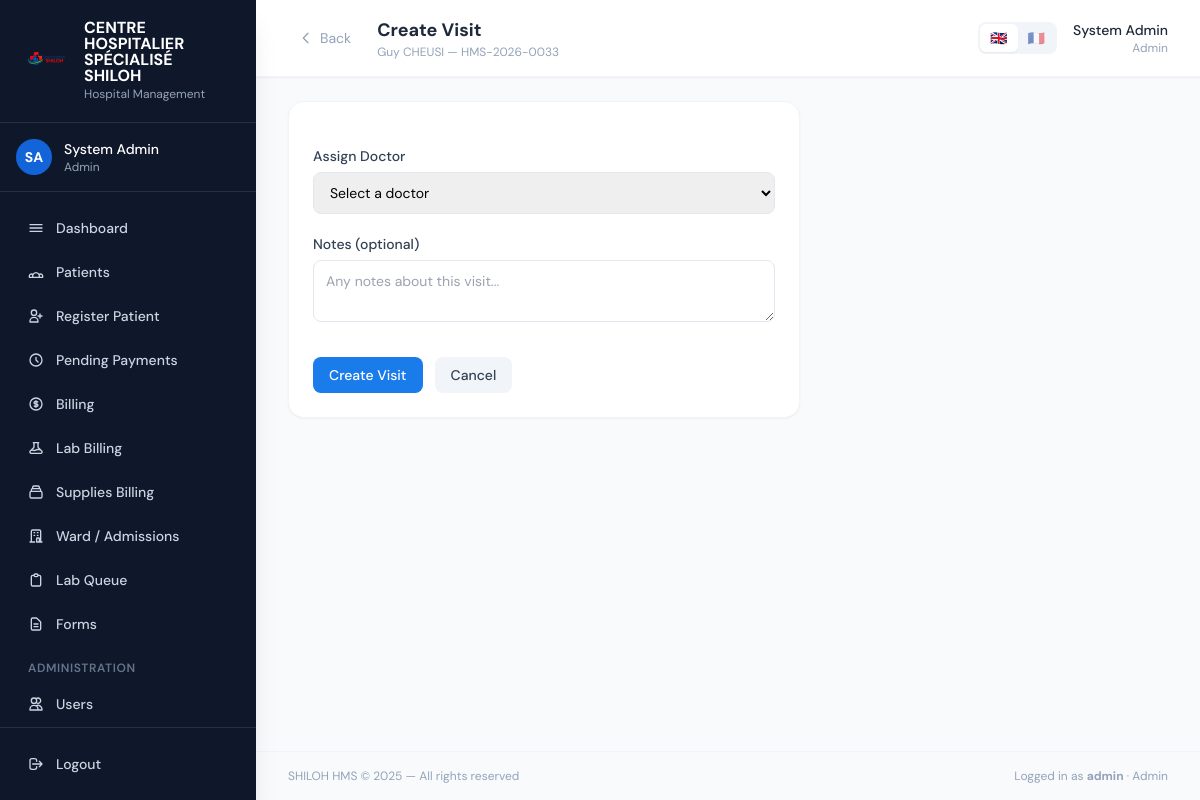
/patients/64/visit/create/ (signed in), run on the app's committed database.
### core/models.py (models this page shows, shortened)
class HospitalSettings(models.Model):
    hospital_name = models.CharField(
        max_length=200, default='Hospital',
        help_text="Hospital name shown on receipts and the login page"
    )
    logo = models.ImageField(
        upload_to='hospital_logo/', null=True, blank=True,
        help_text="Logo shown on login page, receipts, and as favicon"
    )
    logo_size = models.CharField(
        max_length=10, choices=LogoSize.choices, default=LogoSize.MEDIUM,
        help_text="Display size of the logo on the login page and sidebar"
    )
    consultation_fee = models.DecimalField(
        max_digits=12, decimal_places=2, default=0,
        help_text="Standard consultation fee in CDF"
    )
    fixed_fee = models.DecimalField(
        max_digits=14, decimal_places=2, default=46136.71,
        help_text="Fixed administrative fee in CDF added to every bill"
    )
    currency = models.CharField(
        max_length=10, default='CDF',
        help_text="Primary currency code or symbol (e.g. CDF, RWF, KES)"
    )
    language = models.CharField(
        max_length=10,
        choices=[('en', 'English'), ('fr', 'Français')],
        default='en',
        help_text="System-wide display language for all users"
    )
    updated_at = models.DateTimeField(auto_now=True)
    updated_by = models.ForeignKey(
        'User', null=True, blank=True, on_delete=models.SET_NULL, related_name='settings_updated'
    )
    class Meta:
        verbose_name = "Hospital Settings"
    @classmethod
    def get(cls):
        obj, _ = cls.objects.get_or_create(pk=1)
        return obj

class User(AbstractUser):
    role = models.CharField(max_length=20, choices=Role.choices, default=Role.RECEPTIONIST)
    specialty = models.CharField(
        max_length=30, choices=Specialty.choices, blank=True, default='',
        help_text="Only applicable for doctors"
    )
    phone = models.CharField(max_length=20, blank=True)
    is_deleted = models.BooleanField(default=False)
    must_change_password = models.BooleanField(default=False)
    preferred_language = models.CharField(
        max_length=5, choices=Language.choices, blank=True, default='',
        help_text="If blank, the hospital's default system language is used."
    )
    created_by = models.ForeignKey(
        'self', null=True, blank=True, on_delete=models.SET_NULL, related_name='created_users'
    )

### patients/models.py (models this page shows, shortened)
class Patient(models.Model):
    patient_id = models.CharField(max_length=20, unique=True, editable=False)
    full_name = models.CharField(max_length=200)
    age = models.PositiveIntegerField()
    gender = models.CharField(max_length=1, choices=Gender.choices)
    phone = models.CharField(max_length=20)
    address = models.TextField()
    insurance = models.ForeignKey(Insurance, null=True, blank=True, on_delete=models.SET_NULL)
    registered_by = models.ForeignKey(User, on_delete=models.SET_NULL, null=True, related_name='registered_patients')
    is_deleted = models.BooleanField(default=False)
    created_at = models.DateTimeField(auto_now_add=True)
    updated_at = models.DateTimeField(auto_now=True)
    class Meta:
        ordering = ['-created_at']

### patients/views.py (the view, shortened to what this page needs)
# urls.py: path('<int:patient_pk>/visit/create/', views.visit_create, name='visit_create'),
@role_required('receptionist', 'admin')
def visit_create(request, patient_pk):
    patient = get_object_or_404(Patient, pk=patient_pk, is_deleted=False)
    doctors = User.objects.filter(role=Role.DOCTOR, is_active=True, is_deleted=False)
    return render(request, 'patients/visit_form.html', {'patient': patient, 'doctors': doctors})

### templates/patients/visit_form.html (shortened to what this page needs)
{% extends 'base.html' %}
{% load i18n %}
{% block page_title %}Create Visit{% endblock %}
{% block page_subtitle %}{{ patient.full_name }} — {{ patient.patient_id }}{% endblock %}
{% block content %}
<div class="max-w-lg">
<div class="card">
  <form method="post" class="space-y-5">
    <div>
      <label class="form-label">Assign Doctor</label>
      <select name="doctor" required class="form-input">
        <option value="">Select a doctor</option>
      </select>
    </div>
    <div>
      <label class="form-label">Notes (optional)</label>
      <textarea name="notes" class="form-input" rows="2" placeholder="Any notes about this visit..."></textarea>
    </div>
    <div class="flex gap-3 pt-2">
      <button type="submit" class="btn-primary">Create Visit</button>
      <a href="{% url 'patient_detail' pk=patient.pk %}" class="btn-secondary">Cancel</a>
    </div>
  </form>
</div>
</div>
{% endblock %}

### templates/base.html (shortened to what this page needs)
{% load i18n %}<!DOCTYPE html>
<html lang="{{ request.LANGUAGE_CODE|default:'en' }}">
<head>
  <script src="https://cdn.tailwindcss.com"></script>
</head>
<body class="bg-slate-50 min-h-screen flex">
{% if user.is_authenticated %}
<aside class="w-64 h-screen bg-slate-900 flex flex-col fixed top-0 left-0 z-40 shadow-xl overflow-hidden">
  <div class="px-6 py-5 border-b border-white/10">
    <div class="flex items-center gap-3">
      {% if hospital_logo_url %}
      <img src="{{ hospital_logo_url }}" alt="{{ hospital_name }}"
           style="width:{{ logo_size_px }};height:{{ logo_size_px }};max-width:48px;max-height:48px"
           class="object-contain rounded-xl shrink-0" />
      {% endif %}
      <div>
        <div class="text-white font-bold text-base leading-none">{{ hospital_name|upper }}</div>
        <div class="text-slate-400 text-xs mt-0.5">{% trans "Hospital Management" %}</div>
      </div>
    </div>
  </div>
  <div class="px-4 py-4 border-b border-white/10">
    <div class="flex items-center gap-3">
      <div class="w-9 h-9 bg-brand-700 rounded-full flex items-center justify-center text-white text-sm font-bold">
        {{ user.first_name|first|upper }}{{ user.last_name|first|upper }}
      </div>
      <div class="flex-1 min-w-0">
        <div class="text-white text-sm font-medium truncate">{{ user.get_full_name }}</div>
        <div class="text-slate-400 text-xs capitalize">{{ user.get_role_display }}</div>
      </div>
    </div>
  </div>
  <nav class="flex-1 px-3 py-4 space-y-1 overflow-y-auto">
    <a href="{% url 'dashboard' %}" class="sidebar-link {% if request.resolver_match.url_name == 'dashboard' %}active{% endif %}">
      <svg class="w-4 h-4" fill="none" viewBox="0 0 24 24" stroke="currentColor"><path stroke-linecap="round" stroke-linejoin="round" stroke-width="2" d="M3 7h18M3 12h18M3 17h18"/></svg>
      {% trans "Dashboard" %}
    </a>
    {% if user.role != 'accountant' and user.role != 'lab_technician' %}
    <a href="{% url 'patient_list' %}" class="sidebar-link {% if 'patient' in request.resolver_match.url_name %}active{% endif %}">
      {% trans "Patients" %}
    </a>
    {% endif %}
    {% if user.role == 'receptionist' or user.role == 'admin' %}
    <a href="{% url 'patient_register' %}" class="sidebar-link {% if request.resolver_match.url_name == 'patient_register' %}active{% endif %}">
      <svg class="w-4 h-4" fill="none" viewBox="0 0 24 24" stroke="currentColor"><path stroke-linecap="round" stroke-linejoin="round" stroke-width="2" d="M18 9v3m0 0v3m0-3h3m-3 0h-3m-2-5a4 4 0 11-8 0 4 4 0 018 0zM3 20a6 6 0 0112 0v1H3v-1z"/></svg>
      {% trans "Register Patient" %}
    </a>
    {% endif %}
    {% if user.role == 'accountant' or user.role == 'admin' %}
    <a href="{% url 'pending_billing_list' %}" class="sidebar-link {% if 'pending_billing' in request.resolver_match.url_name %}active{% endif %}">
      <svg class="w-4 h-4" fill="none" viewBox="0 0 24 24" stroke="currentColor"><path stroke-linecap="round" stroke-linejoin="round" stroke-width="2" d="M12 8v4l3 3m6-3a9 9 0 11-18 0 9 9 0 0118 0z"/></svg>
      {% trans "Pending Payments" %}
    </a>
    <a href="{% url 'billing_dashboard' %}" class="sidebar-link {% if 'billing_dashboard' == request.resolver_match.url_name or 'payment' in request.resolver_match.url_name %}active{% endif %}">
      {% trans "Billing" %}
    </a>
    <a href="{% url 'lab_billing_list' %}" class="sidebar-link {% if 'lab_billing' in request.resolver_match.url_name or 'lab_payment' in request.resolver_match.url_name %}active{% endif %}">
      {% trans "Lab Billing" %}
    </a>
    <a href="{% url 'supplies_billing_list' %}" class="sidebar-link {% if 'supplies_billing' in request.resolver_match.url_name %}active{% endif %}">
      <svg class="w-4 h-4" fill="none" viewBox="0 0 24 24" stroke="currentColor"><path stroke-linecap="round" stroke-linejoin="round" stroke-width="2" d="M19 11H5m14 0a2 2 0 012 2v6a2 2 0 01-2 2H5a2 2 0 01-2-2v-6a2 2 0 012-2m14 0V9a2 2 0 00-2-2M5 11V9a2 2 0 012-2m0 0V5a2 2 0 012-2h6a2 2 0 012 2v2M7 7h10"/></svg>
      {% trans "Supplies Billing" %}
    </a>
    {% endif %}
    {% if user.role == 'nurse' or user.role == 'admin' %}
    <a href="{% url 'admission_list' %}" class="sidebar-link {% if 'admission' in request.resolver_match.url_name %}active{% endif %}">
      <svg class="w-4 h-4" fill="none" viewBox="0 0 24 24" stroke="currentColor"><path stroke-linecap="round" stroke-linejoin="round" stroke-width="2" d="M19 21V5a2 2 0 00-2-2H7a2 2 0 00-2 2v16m14 0h2m-2 0h-5m-9 0H3m2 0h5M9 7h1m-1 4h1m4-4h1m-1 4h1m-2 10v-5a1 1 0 011-1h2a1 1 0 011 1v5m-4 0h4"/></svg>
      {% trans "Ward / Admissions" %}
    </a>
    {% endif %}
    {% if user.role == 'lab_technician' or user.role == 'admin' %}
    <a href="{% url 'lab_queue' %}" class="sidebar-link {% if 'lab' in request.resolver_match.url_name %}active{% endif %}">
      <svg class="w-4 h-4" fill="none" viewBox="0 0 24 24" stroke="currentColor"><path stroke-linecap="round" stroke-linejoin="round" stroke-width="2" d="M9 5H7a2 2 0 00-2 2v12a2 2 0 002 2h10a2 2 0 002-2V7a2 2 0 00-2-2h-2M9 5a2 2 0 002 2h2a2 2 0 002-2M9 5a2 2 0 012-2h2a2 2 0 012 2"/></svg>
      {% trans "Lab Queue" %}
    </a>
    {% endif %}
    <a href="{% url 'forms_library' %}" class="sidebar-link {% if 'forms' in request.resolver_match.url_name %}active{% endif %}">
      <svg class="w-4 h-4" fill="none" viewBox="0 0 24 24" stroke="currentColor"><path stroke-linecap="round" stroke-linejoin="round" stroke-width="2" d="M9 12h6m-6 4h6m2 5H7a2 2 0 01-2-2V5a2 2 0 012-2h5.586a1 1 0 01.707.293l5.414 5.414a1 1 0 01.293.707V19a2 2 0 01-2 2z"/></svg>
      {% trans "Forms" %}
    </a>
    {% if user.role == 'admin' %}
    <div class="pt-3 pb-1 px-4 text-xs font-semibold text-slate-500 uppercase tracking-wider">{% trans "Administration" %}</div>
    <a href="{% url 'user_list' %}" class="sidebar-link {% if 'user' in request.resolver_match.url_name %}active{% endif %}">
      <svg class="w-4 h-4" fill="none" viewBox="0 0 24 24" stroke="currentColor"><path stroke-linecap="round" stroke-linejoin="round" stroke-width="2" d="M12 4.354a4 4 0 110 5.292M15 21H3v-1a6 6 0 0112 0v1zm0 0h6v-1a6 6 0 00-9-5.197M13 7a4 4 0 11-8 0 4 4 0 018 0z"/></svg>
      {% trans "Users" %}
    </a>
    {% endif %}
  </nav>
  <div class="px-3 py-4 border-t border-white/10">
    <a href="{% url 'logout' %}" class="sidebar-link text-red-400 hover:bg-red-500/10 hover:text-red-300">
      <svg class="w-4 h-4" fill="none" viewBox="0 0 24 24" stroke="currentColor"><path stroke-linecap="round" stroke-linejoin="round" stroke-width="2" d="M17 16l4-4m0 0l-4-4m4 4H7m6 4v1a3 3 0 01-3 3H6a3 3 0 01-3-3V7a3 3 0 013-3h4a3 3 0 013 3v1"/></svg>
      {% trans "Logout" %}
    </a>
  </div>
</aside>
<div class="ml-64 flex-1 flex flex-col min-h-screen">
  <header class="bg-white border-b border-slate-100 px-8 py-4 flex items-center justify-between sticky top-0 z-30 shadow-sm">
    <div class="flex items-center gap-4">
      <button onclick="history.back()"
              class="flex items-center gap-1.5 text-slate-400 hover:text-slate-700 hover:bg-slate-100 px-2.5 py-1.5 rounded-lg transition-colors text-sm"
              title="Go back">
        <svg class="w-4 h-4" fill="none" viewBox="0 0 24 24" stroke="currentColor"><path stroke-linecap="round" stroke-linejoin="round" stroke-width="2" d="M15 19l-7-7 7-7"/></svg>
        {% trans "Back" %}
      </button>
      <div>
        <h1 class="text-lg font-bold text-slate-800">{% block page_title %}Dashboard{% endblock %}</h1>
        <p class="text-xs text-slate-400">{% block page_subtitle %}{% endblock %}</p>
      </div>
    </div>
    <div class="flex items-center gap-4">
      <form method="post" action="{% url 'set_my_language' %}" class="flex items-center bg-slate-100 rounded-lg p-0.5">
        <button type="submit" name="language" value="en" title="English"
                class="px-2.5 py-1 rounded-md text-sm transition-colors {% if user.preferred_language == 'en' or not user.preferred_language %}bg-white shadow-sm{% else %}opacity-50 hover:opacity-80{% endif %}">
          🇬🇧
        </button>
        <button type="submit" name="language" value="fr" title="Français"
                class="px-2.5 py-1 rounded-md text-sm transition-colors {% if user.preferred_language == 'fr' %}bg-white shadow-sm{% else %}opacity-50 hover:opacity-80{% endif %}">
          🇫🇷
        </button>
      </form>
      <a href="{% url 'my_profile' %}" class="text-right hover:opacity-70 transition-opacity">
        <div class="text-sm font-medium text-slate-800">{{ user.get_full_name }}</div>
        <div class="text-xs text-slate-400 capitalize">{{ user.get_role_display }}</div>
      </a>
    </div>
  </header>
  <main class="flex-1 px-8 py-6">
{% else %}
<div class="flex-1">
{% endif %}
{% block content %}{% endblock %}
{% if user.is_authenticated %}
  </main>
  <footer class="px-8 py-4 border-t border-slate-100 text-xs text-slate-400 flex justify-between">
    <span>SHILOH HMS &copy; 2025 — {% trans "All rights reserved" %}</span>
    <span>{% trans "Logged in as" %} <strong>{{ user.username }}</strong> · <span class="capitalize">{{ user.get_role_display }}</span></span>
  </footer>
</div>
{% else %}
</div>
{% endif %}
</body>
</html>

### templates/base.html (style rules this page uses)
body { font-family: 'DM Sans', sans-serif; }
.sidebar-link { @apply flex items-center gap-3 px-4 py-2.5 rounded-lg text-slate-300 hover:bg-white/10 hover:text-white transition-all text-sm font-medium; }
.card { @apply bg-white rounded-2xl shadow-sm border border-slate-100 p-6; }
.btn-primary { @apply inline-flex items-center gap-2 bg-brand-600 hover:bg-brand-700 text-white px-4 py-2 rounded-lg text-sm font-medium transition-colors; }
.btn-secondary { @apply inline-flex items-center gap-2 bg-slate-100 hover:bg-slate-200 text-slate-700 px-4 py-2 rounded-lg text-sm font-medium transition-colors; }
.form-input { @apply w-full border border-slate-200 rounded-lg px-3 py-2.5 text-sm focus:outline-none focus:ring-2 focus:ring-brand-500 focus:border-transparent transition-all; }
.form-label { @apply block text-sm font-medium text-slate-700 mb-1.5; }

### data on the page
HospitalSettings: hospital_name "CENTRE HOSPITALIER SPÉCIALISÉ SHILOH"
User: first_name|first "S", last_name|first "A", get_full_name "System Admin", role "Admin", username "admin"
Patient: full_name "Guy CHEUSI", patient_id "HMS-2026-0033"
